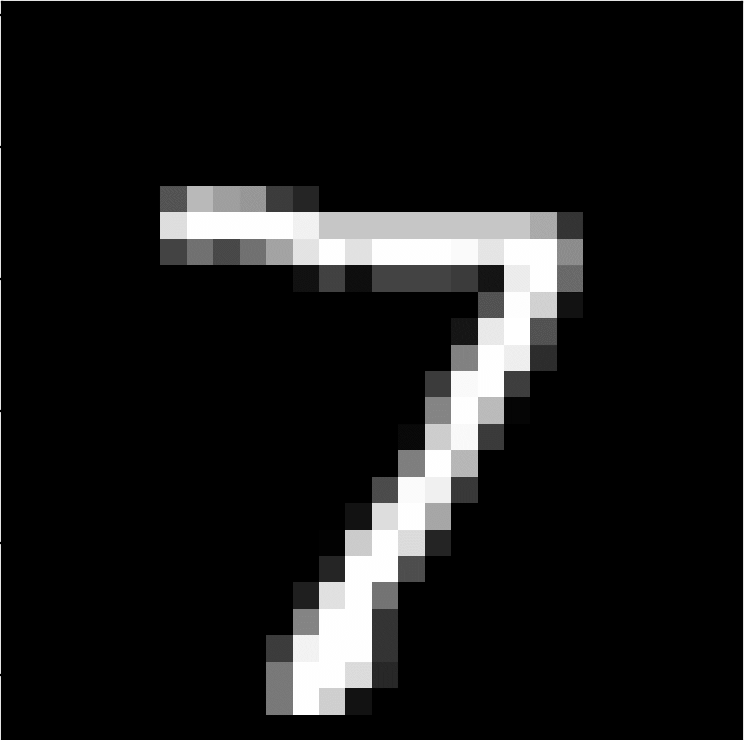
#> input picture src/example.png, 1490 x 1480 px (shown at 1/2 size)
$ python generator.py ../example.png
#> lines starting #> are read from the running program, lines starting #| are printed output that depends on the picture
import math
import random
import sys

from PIL import Image, ImageDraw

try:
    from scipy.spatial import cKDTree as KDTree
    import numpy as np
    IMPORTED_SCIPY = True
except ImportError:
    IMPORTED_SCIPY = False

BACKGROUND = (255, 255, 255)
TOTAL_CIRCLES = 1500


def color(c): return ((c >> 16) & 255, (c >> 8) & 255, c & 255)


COLORS_ON = [
    color(0xF9BB82), color(0xEBA170), color(0xFCCD84)
]
COLORS_OFF = [
    color(0x9CA594), color(0xACB4A5), color(0xBBB964),
    color(0xD7DAAA), color(0xE5D57D), color(0xD1D6AF)
]


def generate_circle(image_width, image_height, min_diameter, max_diameter):
    radius = random.triangular(min_diameter, max_diameter,
                               max_diameter * 0.8 + min_diameter * 0.2) / 2

    angle = random.uniform(0, math.pi * 2)
    distance_from_center = random.uniform(0, image_width * 0.48 - radius)
    x = image_width * 0.5 + math.cos(angle) * distance_from_center
    y = image_height * 0.5 + math.sin(angle) * distance_from_center

    return x, y, radius


def overlaps_motive(image, x, y, r):
    points_x = [x, x, x, x-r, x+r, x-r*0.93, x-r*0.93, x+r*0.93, x+r*0.93]
    points_y = [y, y-r, y+r, y, y, y+r*0.93, y-r*0.93, y+r*0.93, y-r*0.93]

    for xy in zip(points_x, points_y):
        # if image.getpixel(xy)[:3] != BACKGROUND: -> Esto peta si las imagenes son en blanco y negro, analizar que tipo de imagen y añadir un flag.
        if image.getpixel(xy) != BACKGROUND:
            return True

    return False


def circle_intersection(x1, y1, r1, x2, y2, r2):
    return (x2 - x1)**2 + (y2 - y1)**2 < (r2 + r1)**2


def circle_draw(draw_image, image, x, y, r):
    fill_colors = COLORS_ON if overlaps_motive(
        image, x, y, r) else COLORS_OFF
    fill_color = random.choice(fill_colors)

    draw_image.ellipse((x - r, y - r, x + r, y + r),
                       fill=fill_color,
                       outline=fill_color)


def main():
    image = Image.open(sys.argv[1])
#> image is the input picture: PIL image 1490x1480 P; min 0, max 255, mean 24.7
    image2 = Image.new('RGB', image.size, BACKGROUND)
#> image2: PIL image 1490x1480 RGB; every value is 255
    draw_image = ImageDraw.Draw(image2)

    width, height = image.size
#> width = 1490; height = 1480

    min_diameter = (width + height) / 200
#> min_diameter = 14.85
    max_diameter = (width + height) / 75
#> max_diameter = 39.6

    circle = generate_circle(width, height, min_diameter, max_diameter)
#> circle = (759.7, 447, 17.62)
    circles = [circle]
#> circles = [(759.7, 447, 17.62)]

    circle_draw(draw_image, image, *circle)
#> in circle_draw, `fill_colors = COLORS_ON if overlaps_motive( image, x, y, r) else COLOR..`: fill_colors = [(249, 187, 130), (235, 161, 112), (252, 205, 132)]
#> in circle_draw, `fill_color = random.choice(fill_colors)`: fill_color = (235, 161, 112)

    try:
        for i in range(TOTAL_CIRCLES):
            tries = 0
            if IMPORTED_SCIPY:
                kdtree = KDTree([(x, y) for (x, y, _) in circles])
                while True:
                    circle = generate_circle(
                        width, height, min_diameter, max_diameter)
                    elements, indexes = kdtree.query(
                        [(circle[0], circle[1])], k=12)
                    for element, index in zip(elements[0], indexes[0]):
                        if not np.isinf(element) and circle_intersection(*circle, *circles[index]):
                            break
                    else:
                        break
                    tries += 1
            else:
                while any(circle_intersection(*circle, *circle2) for circle2 in circles):
                    tries += 1
                    circle = generate_circle(
                        width, height, min_diameter, max_diameter)

            print('{}/{} {}'.format(i, TOTAL_CIRCLES, tries))

            circles.append(circle)
            circle_draw(draw_image, image, *circle)
#> this loop made 1500 passes
#> after the loop, circles = 1501 items, first 6: (759.7, 447, 17.62), (108, 796.5, 18.77), (355.1, 1223.3, 18.81), (639.9, 1258.4, 15.29), (1115.5, 710.3, 17.32), (921.8, 615.2, 17.39)
    except (KeyboardInterrupt, SystemExit):
        pass

    image2.show()
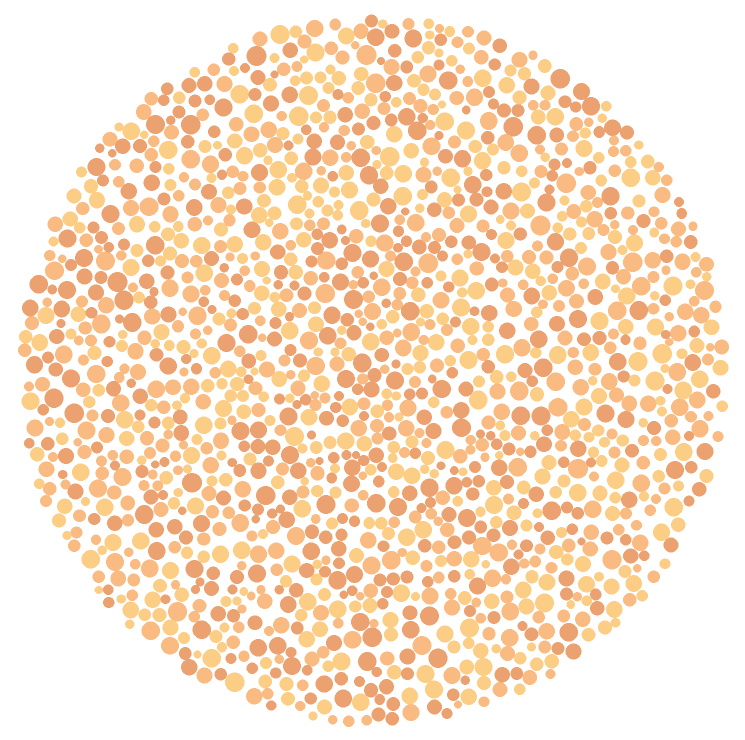
#> shown: PIL image 1490x1480 RGB (shown at 1/2 size); mean R, G, B 251, 226.1, 201.9


if __name__ == '__main__':
    main()
